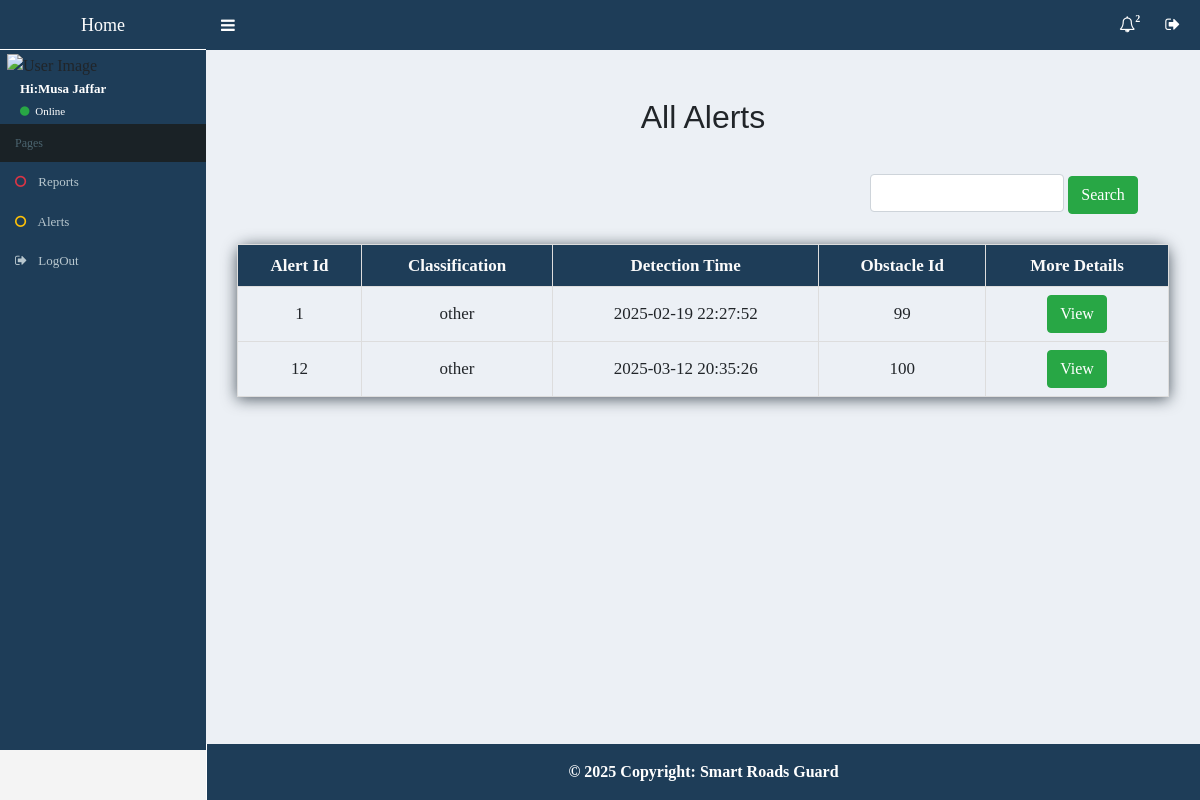
The page /homepage.php (signed in) on the database its author committed.
### tables this page shows
CREATE TABLE `users` (
  `user_id` int(11) NOT NULL,
  `username` varchar(255) NOT NULL,
  `password` char(255) NOT NULL,
  `account_status` enum('Active','Inactive','Suspended') DEFAULT 'Active',
  `email` varchar(255) DEFAULT NULL,
  `verifi_code` int(10) DEFAULT NULL,
  `type_user` enum('service','admin') NOT NULL DEFAULT 'service'
);

CREATE TABLE `alert` (
  `alert_id` int(11) NOT NULL,
  `flashlight_id` int(11) DEFAULT NULL,
  `obstacle_id` int(11) NOT NULL
);

CREATE TABLE `obstacle` (
  `obstacle_id` int(11) NOT NULL,
  `classification` enum('landslide','accident_class0','accident_class1','fallen_tree','buffle','guepard','hippopotame','lion','loup','rhinoceros','tigre','other') NOT NULL DEFAULT 'other',
  `obstacle_picture` varchar(255) DEFAULT NULL,
  `camera_id` int(11) DEFAULT NULL,
  `detection_time` datetime DEFAULT NULL
);

### includes/function/Function.php (called while the page is built, shortened)
<?php
function GetItemWhere($table, $where, $value, $type_string = 'i') {
    global $conn;
    $statement = $conn->prepare("SELECT * FROM $table WHERE $where = ?");
    $statement->bind_param($type_string, $value);
    $statement->execute();
    $result = $statement->get_result();
    $rows = $result->fetch_assoc();
    return $rows;
}

### homepage.php (the view, shortened to what this page needs)
<?php
include 'includes/templete/header.php';
$sql = "SELECT alert.*, obstacle.* FROM alert INNER JOIN obstacle ON alert.obstacle_id = obstacle.obstacle_id";
$result = $conn->query($sql);
?>
<div class=" containerr content-wrapper">
    <div class="details">
        <h2 class="text-center">All Alerts</h2>
        <div class="" style="display: flex; justify-content: space-between;">
            <form id="Search" style="margin-top:0px; margin-left: auto;">
                <input class="form-control" type="number" name="search_id" style="width: 65%; display: unset;" required>
                <button type="submit" class="btn btn-success">Search</button>
            </form>
        </div>
        <table id="">
            <thead>
                <tr>
                    <th>Alert Id</th>
                    <th>Classification </th>
                    <th>Detection Time</th>
                    <th>Obstacle Id</th>
                    <th>More Details</th>
                </tr>
            </thead>
            <tbody class="all_alerts">
                <?php
                if ($result->num_rows > 0) {
                    while ($row = $result->fetch_assoc()) { ?>
                        <tr>
                            <td><?php echo  $row['alert_id']; ?></td>
                            <td><?php echo  $row['classification']; ?></td>
                            <td><?php echo  $row['detection_time']; ?></td>
                            <td><?php echo  $row['obstacle_id']; ?></td>
                            <td>
                                <a href="show_alert.php?id_alert=<?php echo $row['alert_id']; ?>" class="btn btn-success"> View</a>
                            </td>
                        </tr>
                    <?php }
                }
                ?>
            </tbody>
        </table>
    </div>
</div>
<?php include 'includes/templete/footer.php'; ?>
</body>
</html>

### includes/templete/header.php (shortened to what this page needs)
<?php
include "conect.php";
include 'includes/function/function.php';
if(isset($_SESSION["UserId"])){
    $user = GetItemWhere( 'users' , 'user_id' , $_SESSION["UserId"]);
}else{
    header("location:login.php");
}
?>
<!DOCTYPE html>
<html lang="en">
<head>
    <link media="all" type=text/css rel="stylesheet" href="layout/css/demo.css">
    <link media="all" type=text/css rel="stylesheet" href="layout/css/font-awesome.min.css">
    <link media="all" type=text/css rel="stylesheet" href="layout/css/bootstrap.min.css">
    <link href="layout/css/navbar.css" rel="stylesheet" type="text/css" />
    <link href="layout/css/Style_Admin.css" rel="stylesheet" type="text/css" />
    <link rel="stylesheet" href="layout/css/styling.css" />
</head>
<body class="skin-blue" >
<div class=" wrapper">
<header class="main-header">
            <a href="alerts.php" class="logo"><b>Home</b></a>
            <nav class="navbar navbar-static-top" role="navigation">
                <a href="#" class="sidebar-toggle sidebar-toggle_a" data-toggle="offcanvas" role="button">
                </a>
                <div class="navbar-custom-menu">
                    <ul class="nav navbar-nav">
                          <?php
                                $sql = "SELECT alert.*, obstacle.* FROM alert INNER JOIN obstacle ON alert.obstacle_id = obstacle.obstacle_id ORDER BY alert.alert_id DESC";
                                $result = $conn->query($sql);
                                $count = $result->num_rows;
                                ?>
                        <li class="dropdown notifications-menu">
                            <a href="#" class="dropdown-toggle" data-toggle="dropdown">
                                <i class="fa fa-bell-o"></i>
                                <span class="label label-warning"><?php echo $count; ?> </span>
                            </a>
                        </li>
                        <li class="dropdown tasks-menu">
                            <a href="logout.php" >
                                <i class="fa fa-sign-out"></i>
                            </a>
                        </li>
                    </ul>
                </div>
            </nav>
</header>
<aside class="main-sidebar">
    <section class="sidebar">
        <div class="user-panel">
            <div class="pull-left image">
                <img src="img/logo.png" class="img-circle" alt="User Image" />
            </div>
            <div class="pull-left info">
                <p>Hi:<?php echo $user['username']; ?></p>
                <a href="#"><i class="fa fa-circle text-success"></i> Online</a>
            </div>
        </div>
        <ul class="sidebar-menu" id="sidebar_all_href_page">
            <li class="header">Pages</li>
            <li><a href="reports.php"><i class="fa fa-circle-o text-danger"></i> Reports</a></li>
            <li><a href="alerts.php"><i class="fa fa-circle-o text-warning"></i> Alerts</a></li>
            <li><a href="logout.php"><i class="fa fa-sign-out  "></i> LogOut</a></li>
        </ul>
    </section>
</aside>

### layout/css/navbar.css (style rules this page uses)
html, body { min-height: 100% }
body { -webkit-font-smoothing: antialiased; -moz-osx-font-smoothing: grayscale; font-family: 'Source Sans Pro', 'Helvetica Neue', Helvetica, Arial, sans-serif; font-weight: 400; overflow-x: hidden; overflow-y: auto }
.wrapper { min-height: 100%; position: relative; }
.wrapper:before, .wrapper:after { content: " "; display: table }
.wrapper:after { clear: both }
.content-wrapper, .right-side, .main-footer { -webkit-transition: -webkit-transform .3s cubic-bezier(.32, 1.25, .375, 1.15); -moz-transition: -moz-transform .3s cubic-bezier(.32, 1.25, .375, 1.15); -o-transition: -o-transform .3s cubic-bezier(.32, 1.25, .375, 1.15); transition: transform .3s cubic-bezier(.32, 1.25, .375, 1.15); -webkit-transition: margin-left .3s cubic-bezier(.32, 1.25, .375, 1.15); -o-transition: margin-left .3s cubic-bezier(.32, 1.25, .375, 1.15); transition: margin-left .3s cubic-bezier(.32, 1.25, .375, 1.15); margin-left: 230px; z-index: 820 }
.content-wrapper, .right-side { min-height: 100%; background-color: #ecf0f5; z-index: 800 }
h1, h2, h3, h4, h5, h6, .h1, .h2, .h3, .h4, .h5, .h6 { font-family: 'Source Sans Pro', sans-serif }
.navbar-static-top a { color: white; }
.main-header { position: relative; max-height: 100px; z-index: 1030 }
.main-header>.navbar { margin-bottom: 0; margin-left: 230px; border: none; min-height: 50px; border-radius: 0 }
.main-header .navbar-custom-menu, .main-header .navbar-right { margin-right: 5px; float: right }
.main-header .sidebar-toggle { float: left; background-color: transparent; background-image: none; padding: 12px 15px; font-family: fontAwesome }
.main-header .sidebar-toggle:before { content: "\f0c9" }
.main-header .navbar .nav>li>a>.label { position: absolute; top: 9px; right: 7px; text-align: center; font-size: 10px; padding: 2px 3px; line-height: .9; font-weight: bold; }
.main-header .logo { display: block; float: left; height: 54px; font-size: 20px; line-height: 50px; text-align: center; width: 230px; font-family: "Helvetica Neue", Helvetica, Arial, sans-serif; padding: 0 15px; font-weight: 300 }
.main-sidebar, .left-side { position: absolute; top: 0; left: 0; padding-top: 50px; height: 100%; width: 230px; z-index: 810; -webkit-transition: -webkit-transform .3s cubic-bezier(.32, 1.25, .375, 1.15); -moz-transition: -moz-transform .3s cubic-bezier(.32, 1.25, .375, 1.15); -o-transition: -o-transform .3s cubic-bezier(.32, 1.25, .375, 1.15); transition: transform .3s cubic-bezier(.32, 1.25, .375, 1.15) }
.sidebar { padding-bottom: 10px; background: #1E3D58; }
.user-panel { padding: 10px }
.user-panel:before, .user-panel:after { content: " "; display: table }
.user-panel:after { clear: both }
.user-panel>.image>img { width: 45px; height: 45px }
.user-panel>.info { font-weight: 600; padding: 5px 5px 5px 15px; font-size: 14px; line-height: 1 }
.user-panel>.info>p { margin-bottom: 9px }
.user-panel>.info>a { text-decoration: none; padding-right: 5px; margin-top: 3px; font-size: 11px; font-weight: normal }
.user-panel>.info>a>.fa, .user-panel>.info>a>.ion, .user-panel>.info>a>.glyphicon { margin-right: 3px }
.sidebar-menu { list-style: none; margin: 0; padding: 0 }
.sidebar-menu>li { position: relative; margin: 0; padding: 0 }
.sidebar-menu>li>a { padding: 12px 5px 12px 15px; display: block }
.sidebar-menu>li>a>.fa, .sidebar-menu>li>a>.glyphicon, .sidebar-menu>li>a>.ion { width: 20px }
.sidebar-menu li.header { padding: 10px 25px 10px 15px; font-size: 12px }
.navbar-nav>.notifications-menu, .navbar-nav>.messages-menu, .navbar-nav>.tasks-menu { position: relative }
.navbar-custom-menu>.navbar-nav>li { position: relative }

### layout/css/styling.css (style rules this page uses)
input[type="number"] { -moz-appearance: textfield; }
button { color: #4eb060; background-color: #a7a7a7; }
* { font-family: auto; }
thead th { background-color: #1E3D58 !important; color: #fafafa; font-weight: bold; font-size: 17px; }
tbody td { font-size: 17px; }

### includes/templete/header.php (style rules this page uses)
body { font-family: Arial, sans-serif; margin: 0; padding: 0; background-color: #f4f4f4; }
table { width: 100%; border-collapse: collapse; text-align: center; border-spacing: 0; box-shadow: 0 2px 15px rgba(12, 24, 35, .7); border-radius: 12px 12px 0 0; }
table, th, td { border: 1px solid #ddd; padding: 8px; }
th { background-color: #f2f2f2; }
form { margin-top: 20px; }

### rows shown on the page
users: username "Musa Jaffar"
alert: alert_id "1", obstacle.classification "other", obstacle.detection_time "2025-02-19 22:27:52", obstacle.obstacle_id "99"
alert: alert_id "12", obstacle.classification "other", obstacle.detection_time "2025-03-12 20:35:26", obstacle.obstacle_id "100"

### other values the page prints
$count "2"
